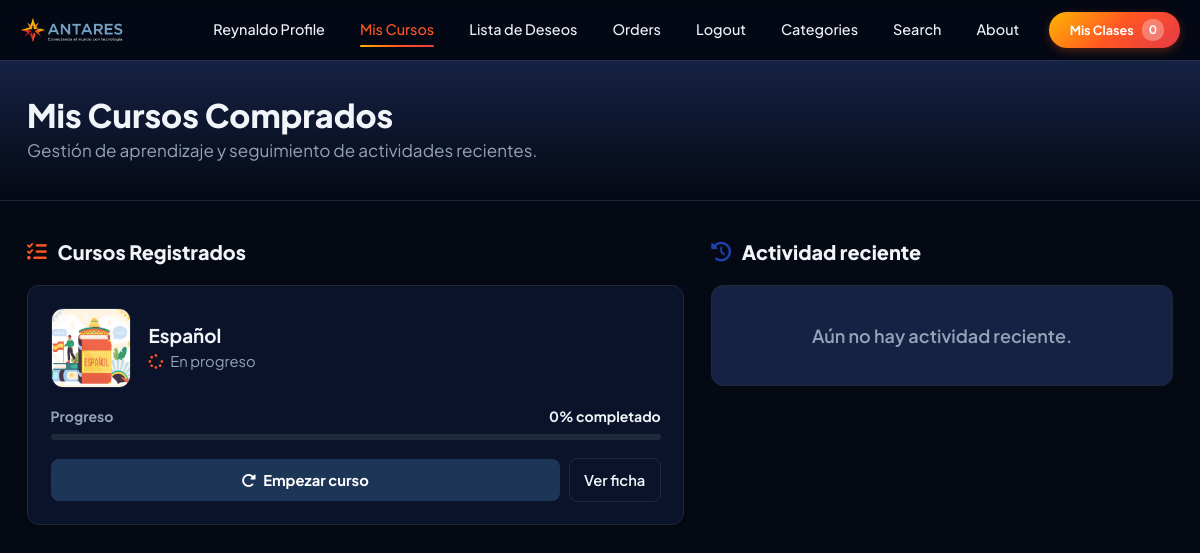
Page /payment/my_courses (signed in) on the committed database.
### store/models.py (models this page shows, shortened)
class Product(models.Model):
    name = models.CharField(max_length=100)
    user = models.ForeignKey(User, on_delete=models.CASCADE)
    price = models.DecimalField(default=0, decimal_places=2, max_digits=6)
    category = models.ForeignKey(Category, on_delete=models.CASCADE, default=1)
    description = models.CharField(max_length=250, default='', blank=True, null=True)
    image = models.ImageField(upload_to='uploads/product')
    is_sale = models.BooleanField(default=False)
    sale_price = models.DecimalField(default=0, decimal_places=2, max_digits=6, null=True, blank=True)
    full_access_price = models.DecimalField(
        default=0, decimal_places=2, max_digits=6, null=True, blank=True,
        verbose_name="Precio de acceso a todas las clases de pago",
        help_text="Si lo dejas vacío, se usará el precio normal del curso"
    )
    pay_method = models.CharField(max_length=250, null=True)
    video = models.FileField(upload_to="video", null=True)
    created_day = models.DateTimeField(default=timezone.now)
    learning_points = models.TextField(
        blank=True, default='',
        verbose_name="Lo que aprenderás",
        help_text="Un punto por línea"
    )
    requirements = models.TextField(
        blank=True, default='',
        verbose_name="Requisitos previos",
        help_text="Un requisito por línea"
    )
    target_audience = models.TextField(
        blank=True, default='',
        verbose_name="Dirigido a",
        help_text="Un público por línea"
    )
    language = models.CharField(
        max_length=50, blank=True, default='Español',
        verbose_name="Idioma"
    )
    duration_minutes = models.PositiveIntegerField(
        default=0,
        verbose_name="Duración total (minutos)"
    )
    def total_lessons(self):
        return self.clases.count()
    def porcentaje_completado(self, user):
            if not user.is_authenticated:
                return 0
            total = self.total_lessons()
            if total == 0:
                return 0
            completadas = LeccionCompletada.objects.filter(
                user=user, clase__productClase=self
            ).count()
            return round((completadas / total) * 100)

### payment/views.py (the view)
# urls.py: path('my_courses', views.my_courses, name='my_courses'),
@login_required
def my_courses(request):
    product_ids = OrderItem.objects.filter(
        order__user=request.user, order__paid=True
    ).values_list('product_id', flat=True)
    products = Product.objects.filter(id__in=product_ids).distinct()
    cursos = [
        {
            'product': product,
            'porcentaje': product.porcentaje_completado(request.user),
        }
        for product in products
    ]
    actividad_reciente = LeccionCompletada.objects.filter(
        user=request.user
    ).select_related('clase', 'clase__productClase').order_by('-fecha')[:10]
    return render(request, "payment/my_courses.html", {
        "cursos": cursos,
        "actividad_reciente": actividad_reciente,
    })

### cart/cart.py (called while the page is built)
    def __len__(self):
        return len(self.cart)

### cart/context_processors.py (called while the page is built)
def cart(request):
    return {'cart': Cart(request)}

### payment/templates/payment/my_courses.html (shortened to what this page needs)
{% extends 'base.html' %}
{% load static %}
{% block extra_css %}
<link href="{% static 'css/my_courses.css' %}" rel="stylesheet">
{% endblock %}
{% block content %}
<header class="mc-hero">
    <div class="mc-hero-content">
        <h1>Mis Cursos Comprados</h1>
        <p>Gestión de aprendizaje y seguimiento de actividades recientes.</p>
    </div>
</header>
<main class="mc-container">
    <div class="row g-4">
        <div class="col-lg-7">
            <div class="mc-section-title">
                <i class="fas fa-list-check"></i> Cursos Registrados
            </div>
            {% if cursos %}
            <div class="course-row-container">
                {% for curso in cursos %}
                <div class="course-row-item">
                    <div class="course-media">
                        <img src="{{ curso.product.image.url }}" alt="{{ curso.product.name }}" class="course-img-thumb">
                        <div class="course-details">
                            <h4>{{ curso.product.name }}</h4>
                            {% if curso.porcentaje >= 100 %}
                            <p><i class="fas fa-circle-check status-ok me-1"></i> Completado</p>
                            {% else %}
                            <p><i class="fas fa-spinner status-progress me-1"></i> En progreso</p>
                            {% endif %}
                        </div>
                    </div>
                    <div class="course-progress-col">
                        <div class="progress-label-wrap">
                            <span class="text-muted">Progreso</span>
                            <span class="text-dark">{{ curso.porcentaje }}% completado</span>
                        </div>
                        <div class="progress" role="progressbar" aria-valuenow="{{ curso.porcentaje }}" aria-valuemin="0" aria-valuemax="100">
                        </div>
                    </div>
                    <div class="course-actions-col">
                        <a href="{% url 'continuar_curso' curso.product.id %}" class="btn-action-primary">
                            <i class="fas fa-rotate-right me-1"></i> {% if curso.porcentaje > 0 %}Continuar curso{% else %}Empezar curso{% endif %}
                        </a>
                        <a href="{% url 'product' curso.product.id %}" class="btn-action-secondary">Ver ficha</a>
                    </div>
                </div>
                {% endfor %}
            </div>
            {% else %}
            <div class="mc-empty">Todavía no has comprado ningún curso.</div>
            {% endif %}
        </div>
        <div class="col-lg-5">
            <div class="mc-section-title accent-azul">
                <i class="fas fa-clock-rotate-left"></i> Actividad reciente
            </div>
            {% if actividad_reciente %}
            <div class="activity-timeline">
                {% for item in actividad_reciente %}
                <div class="timeline-item">
                    <div class="timeline-left">
                        <span class="status-dot"></span>
                        <div>Completaste <strong>{{ item.clase.titleClase }}</strong> en <em>{{ item.clase.productClase.name }}</em></div>
                    </div>
                    <div class="text-muted small ms-3">{{ item.fecha|date:"d/m/Y H:i" }}</div>
                </div>
                {% endfor %}
            </div>
            {% else %}
            <div class="mc-empty">Aún no hay actividad reciente.</div>
            {% endif %}
        </div>
    </div>
</main>
{% endblock %}

### store/templates/navbar.html (shortened to what this page needs)
{% load static %}
<nav class="nav-principal" id="navbarPrincipal">
    <div  class="contenedor-nav">
        <a class="nav-logo" href="{% url 'index' %}"><img src="{% static 'assets/antares_logo_navbar.png' %}" alt="ANTARES"></a>
        <div class="nav-colapso" id="navbarSupportedContent">
            <ul class="lista-nav">
                {% if user.is_authenticated %}
                <li class="item-desplegable">
                    <a class="nav-link-custom perfil-usuario" tabindex="0">{{request.user.username}} profile</a>
                </li>
                <li><a class="nav-link-custom {% if request.resolver_match.url_name == 'my_courses' %}activo{% endif %}" href="{% url 'my_courses' %}">Mis Cursos</a></li>
                <li><a class="nav-link-custom {% if request.resolver_match.url_name == 'wishlist' %}activo{% endif %}" href="{% url 'wishlist' %}">Lista de Deseos</a></li>
                {% if user.is_superuser %}
                <li class="item-desplegable">
                    <a class="nav-link-custom" tabindex="0">Orders</a>
                </li>
                {% endif %}
                <li><a class="nav-link-custom" href="{% url 'logout' %}">Logout</a></li>
                {% else %}
                <li><a class="nav-link-custom {% if request.resolver_match.url_name == 'login' %}activo{% endif %}" href="{% url 'login' %}">Login</a></li>
                <li><a class="nav-link-custom {% if request.resolver_match.url_name == 'register' %}activo{% endif %}" href="{% url 'register' %}">Register</a></li>
                {% endif %}
                <li class="item-desplegable">
                    <a class="nav-link-custom {% if request.resolver_match.url_name == 'category' or request.resolver_match.url_name == 'category_summary' %}activo{% endif %}" tabindex="0">Categories</a>
                </li>
                <li><a class="nav-link-custom {% if request.resolver_match.url_name == 'search' %}activo{% endif %}" href="{% url 'search' %}">Search</a></li>
                <li><a class="nav-link-custom {% if request.resolver_match.url_name == 'about' %}activo{% endif %}" href="{% url 'about' %}">About</a></li>
            </ul>
            <form class="form-carrito">
                <a href="{% url 'cart_summary' %}" class="boton-carrito">
                    <i class="icono-carrito">&nbsp;&nbsp;Mis Clases</i>
                    <span class="contador-badge" id="cart_quantity">{{ cart|length }}</span>
                </a>
            </form>
        </div>
    </div>
</nav>

### static/css/variables.css (style rules this page uses)
:root { --rojo: #E63946; --rojo-hover: #C62839; --azul: #1e40af; --azul-claro: #3b82f6; --azul-dark: #1d3557; --amarillo: #FFB703; --naranja: #FF5722; --gris-oscuro: #1e293b; --gris: #64748b; --gris-claro: #f1f5f9; --blanco: #ffffff; --bg-dark-hero: #0d1322; --gradient-brand: linear-gradient(135deg, var(--amarillo) 0%, var(--naranja) 50%, var(--rojo) 100%); --radius: 12px; --shadow-sm: 0 2px 4px rgba(0,0,0,0.04); --shadow-md: 0 10px 25px -5px rgba(15,23,42,0.12); --shadow-lg: 0 15px 50px rgba(0,0,0,0.12); --page-bg: #040914; --surface-bg: #0B132B; --surface-bg-alt: #162244; --border-soft: #1E293B; --text-strong: #f1f5f9; --text-body: #cbd5e1; --text-muted-soft: #94a3b8; }
html { font-size: 18px; }
body { font-family: 'Plus Jakarta Sans', sans-serif; background-color: var(--page-bg); color: var(--text-body); }

### static/css/navbar.css (style rules this page uses)
.nav-principal { background-color: rgba(4, 9, 20, 0.85); backdrop-filter: blur(10px); -webkit-backdrop-filter: blur(10px); position: fixed; top: 0; left: 0; width: 100%; z-index: 1000; padding: 0; font-family: 'Plus Jakarta Sans', sans-serif; box-shadow: 0 1px 0 rgba(255,255,255,0.06); height: 60px; transition: box-shadow 0.3s ease, background-color 0.3s ease; }
.contenedor-nav { max-width: 1200px; margin: 0 auto; display: flex; justify-content: space-between; align-items: center; padding: 0 20px; height: 60px; }
.nav-logo { display: flex; align-items: center; gap: 8px; color: var(--text-strong); font-size: 1.5rem; font-weight: bold; text-decoration: none; letter-spacing: -1px; }
.nav-logo img { height: 26px; width: auto; object-fit: contain; }
.nav-colapso { display: flex; align-items: center; gap: 15px; }
.lista-nav { display: flex; list-style: none; margin: 0; padding: 0; gap: 5px; }
.nav-link-custom { position: relative; color: var(--text-strong); text-decoration: none; padding: 10px 15px; display: block; font-weight: 500; transition: color 0.3s, background-color 0.3s; cursor: pointer; border-radius: 4px; font-size: 0.8rem; }
.nav-link-custom::after { content: ""; position: absolute; left: 15px; right: 15px; bottom: 4px; height: 2px; border-radius: 2px; background: var(--gradient-brand); transform: scaleX(0); transform-origin: left; transition: transform 0.25s ease; }
.nav-link-custom:hover::after, .nav-link-custom.activo::after { transform: scaleX(1); }
.nav-link-custom.activo { color: var(--naranja); }
.perfil-usuario { text-transform: capitalize; }
.item-desplegable { position: relative; }
.boton-carrito { background: var(--gradient-brand); border: none; color: #ffffff; padding: 7px 16px; border-radius: 50px; text-decoration: none; font-weight: bold; font-size: 0.7rem; display: flex; align-items: center; box-shadow: 0 3px 10px rgba(255, 87, 34, 0.3); transition: all 0.3s ease; }
.icono-carrito { font-style: normal; }
.contador-badge { background: rgba(255, 255, 255, 0.3); color: white; padding: 2px 7px; border-radius: 10px; margin-left: 8px; font-size: 0.65rem; }

### rows in the picture
Product: product.image (picture), product.name "Español", porcentaje "0"

### other values in the picture
{{ request.user.username }} "Reynaldo"
{{ cart|length }} "0"
